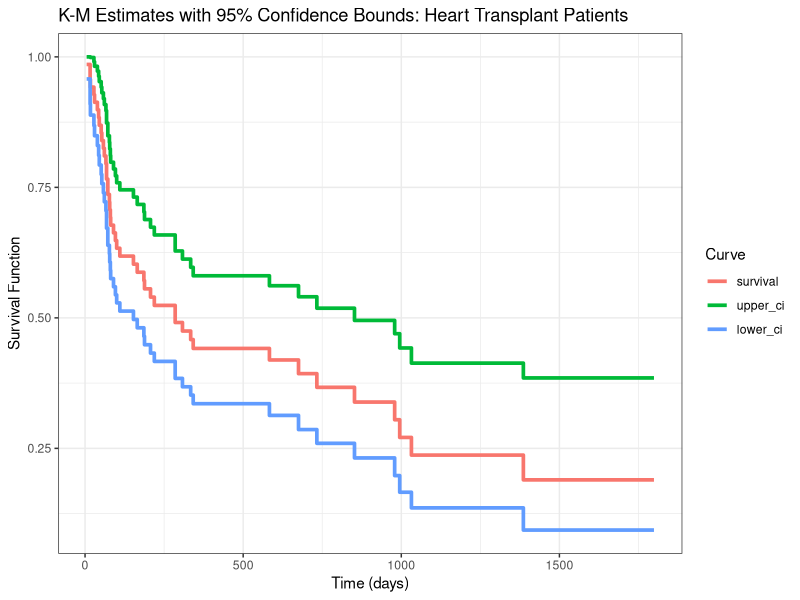

Recreate this plot in R.
## ---- chunk 1
knitr::opts_chunk$set(echo = TRUE)
suppressPackageStartupMessages(library(ggplot2))
suppressPackageStartupMessages(library(reshape2))
suppressPackageStartupMessages(library(survival))
## ---- chunk 2
hdat <- read.csv('data/heart_transplant.csv',header=T,stringsAsFactors=F)
knitr::kable(hdat[c(1,2,8,12,16,32),],  caption="Preview: Heart Transplant Data",row.names=F)
## ---- chunk 3
km_fit <- survfit(Surv(time = Days, event = Status) ~ 1, data = hdat, 
                  type = 'kaplan-meier') #only one group of patients
km_dat <- data.frame(time=km_fit$time,
                     survival=km_fit$surv,
                     upper_ci = km_fit$upper, 
                     lower_ci = km_fit$lower) #model results
melted_km_dat <- melt(km_dat, id.vars = c('time')) #transform for viz
ggplot(aes(x=time,y=value, color = variable ,group = variable), data=melted_km_dat) +
  geom_step(size = 1.25) + theme_bw() + xlab('Time (days)') + 
  ylab('Survival Function') + 
  ggtitle('K-M Estimates with 95% Confidence Bounds: Heart Transplant Patients') + 
  labs(color='Curve')
